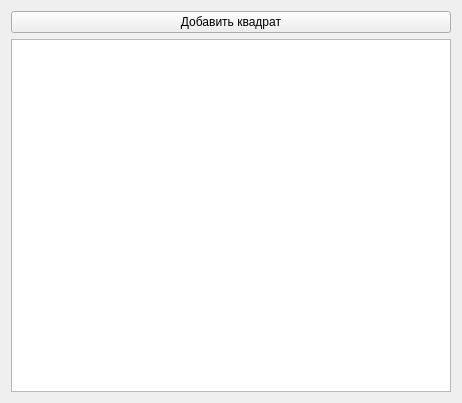
<?xml version="1.0" encoding="UTF-8"?>
<ui version="4.0">
 <class>Widget</class>
 <widget class="QWidget" name="Widget">
  <property name="geometry">
   <rect>
    <x>0</x>
    <y>0</y>
    <width>462</width>
    <height>403</height>
   </rect>
  </property>
  <property name="windowTitle">
   <string>Widget</string>
  </property>
  <layout class="QGridLayout" name="gridLayout">
   <item row="0" column="0">
    <widget class="QPushButton" name="pushButton">
     <property name="text">
      <string>Добавить квадрат</string>
     </property>
     <property name="checkable">
      <bool>false</bool>
     </property>
    </widget>
   </item>
   <item row="2" column="0">
    <widget class="QGraphicsView" name="graphicsView"/>
   </item>
  </layout>
 </widget>
 <layoutdefault spacing="6" margin="11"/>
 <resources/>
 <connections/>
</ui>
